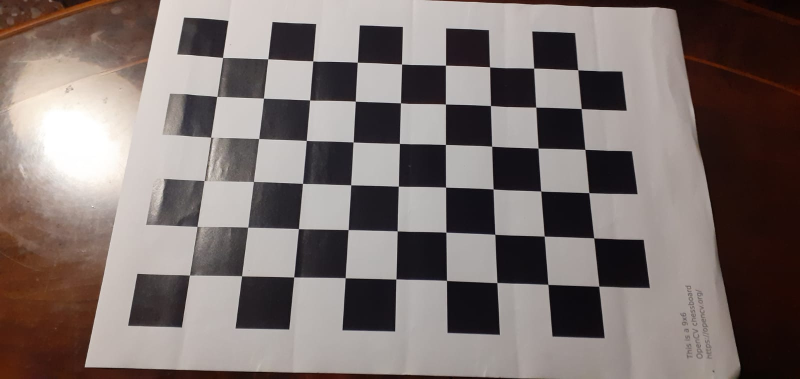
#> input picture mobilePhoneCameraCalibration - copia/calib_1.jpg, 1600 x 758 px (shown at 1/2 size); its folder holds 4 pictures in this run
$ python camera_calibration.py
#> lines starting #> are read from the running program, lines starting #| are printed output that depends on the picture; after the words box and inside, x2 and y2 are one past the last pixel; in counts of white or black regions, pixels touching at a corner belong together
# Camera calibration script


import numpy as np
import cv2 as cv
import glob
import matplotlib.pyplot as plt


# Press the green button in the gutter to run the script.
if __name__ == '__main__':
    # parameters of the camera calibration pattern
    pattern_num_rows = 9
    pattern_num_cols = 6
    pattern_size= (pattern_num_rows, pattern_num_cols)

    #mobile phone cameras can have a very high resolution.
    # It can be reduced to reduce the computing overhead
    image_downsize_factor = 1

    # termination criteria
    criteria = (cv.TERM_CRITERIA_EPS + cv.TERM_CRITERIA_MAX_ITER, 30, 0.001)

    # prepare object points, like (0,0,0), (1,0,0), (2,0,0) ....,(6,5,0)
    objp = np.zeros((pattern_num_rows*pattern_num_cols,3), np.float32)
    objp[:,:2] = np.mgrid[0:pattern_num_rows,0:pattern_num_cols].T.reshape(-1,2)

    # Arrays to store object points and image points from all the images.
    objpoints = [] # 3d point in real world space
    imgpoints = [] # 2d points in image plane.
    images = glob.glob('calib_*.jpg')
    #cv.namedWindow('img', cv.WINDOW_NORMAL)  # Create window with freedom of dimensions
    #cv.resizeWindow('img', 800, 600)
    for fname in images:
        img = cv.imread(fname)
#> img is the input picture: shape (758, 1600, 3); mean B, G, R 110.5, 113.3, 124.2
        img_rows = img.shape[1]
#> img_rows = 1600
        img_cols = img.shape[0]
#> img_cols = 758
        new_img_size = (int(img_rows / image_downsize_factor), int(img_cols / image_downsize_factor))
#> new_img_size = (1600, 758)
        img = cv.resize(img, new_img_size, interpolation = cv.INTER_CUBIC)
        gray = cv.cvtColor(img, cv.COLOR_BGR2GRAY)
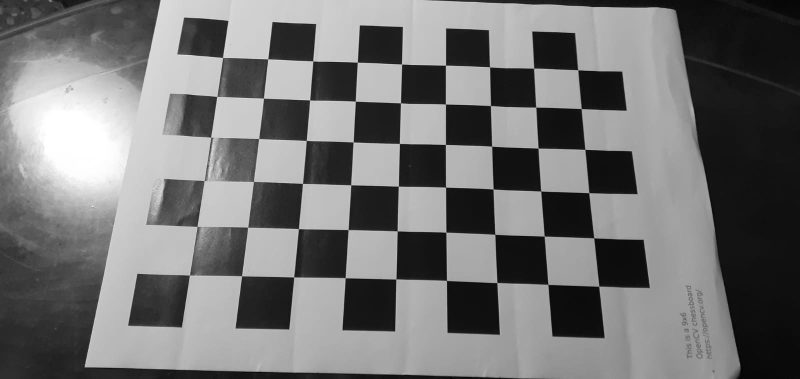
#> gray: shape (758, 1600) (shown at 1/2 size); min 1, max 255, mean 116.2


        print('Processing caliration image:', fname)
        # Find the chess board corners
        ret, corners = cv.findChessboardCorners(gray, pattern_size, None)
#> ret = False; corners = None
        # If found, add object points, image points (after refining them)
        if ret == True:
            objpoints.append(objp)
            corners2 = cv.cornerSubPix(gray,corners, (11,11), (-1,-1), criteria)
            imgpoints.append(corners)
            # Draw and display the corners
            cv.drawChessboardCorners(img, pattern_size, corners2, ret)
            cv.imshow('img', img)
            cv.waitKey(500)
#> pass 2 of the loop `for fname in images:`:
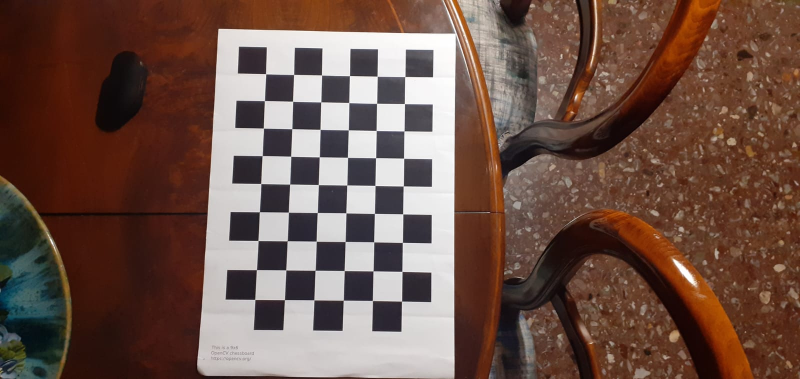
#> input picture mobilePhoneCameraCalibration - copia/calib_2.jpg, 1600 x 758 px (shown at 1/2 size)
#> img is the input picture: shape (758, 1600, 3); mean B, G, R 72.8, 83.1, 109.8
#> `gray = cv.cvtColor(img, cv.COLOR_BGR2GRAY)`:
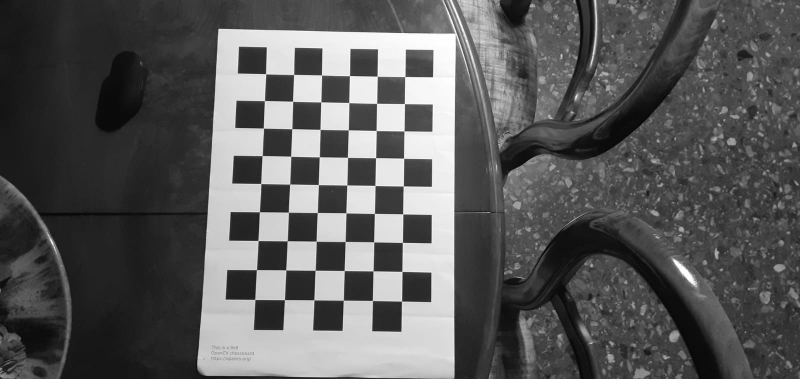
#> gray: shape (758, 1600) (shown at 1/2 size); min 2, max 255, mean 89.9
#> ret = True; corners = 54 rows, first 8: [810.4, 153.5], [809.3, 207.6], [808.5, 262.3], [807.6, 316.7], [807, 372.4], [805.8, 428.1], [805.2, 485.3], [804.4, 543.4]
#> corners2 = 54 rows, first 8: [810.2, 153.6], [809.3, 207.6], [808.5, 262.3], [807.8, 316.8], [806.9, 372.4], [806, 428.3], [805.2, 485.3], [804.4, 543.3]
#> `cv.drawChessboardCorners(img, pattern_size, corners2, ret)`:
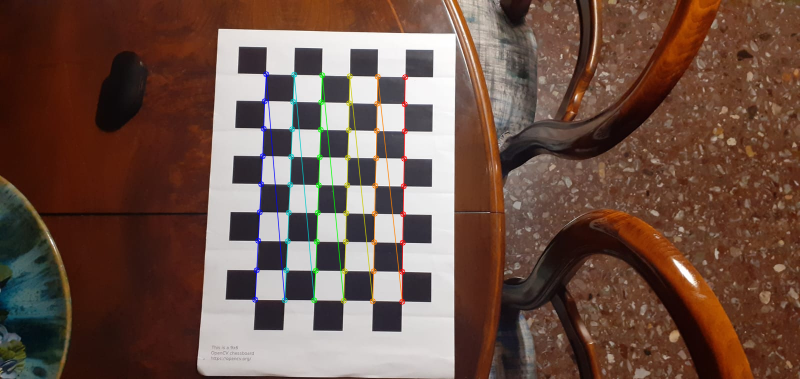
#> img: shape (758, 1600, 3) (shown at 1/2 size); 1.58% of pixels changed, all inside (x1, y1, x2, y2) = (504, 142, 817, 610)
#> pass 3 of the loop `for fname in images:`:
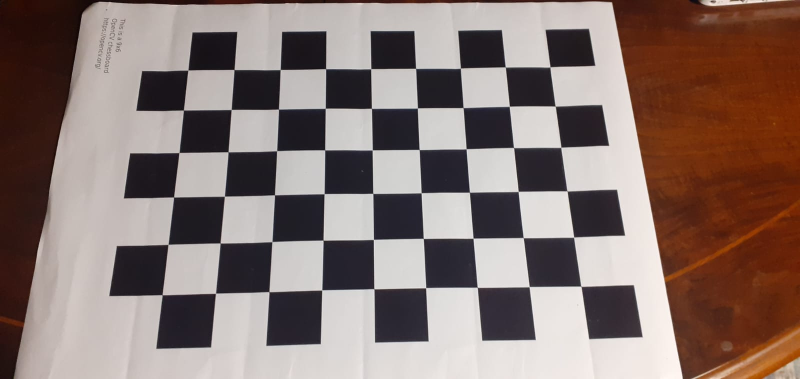
#> input picture mobilePhoneCameraCalibration - copia/calib_3.jpg, 1600 x 758 px (shown at 1/2 size)
#> img is the input picture: shape (758, 1600, 3); mean B, G, R 112.7, 117.9, 135.4
#> `gray = cv.cvtColor(img, cv.COLOR_BGR2GRAY)`:
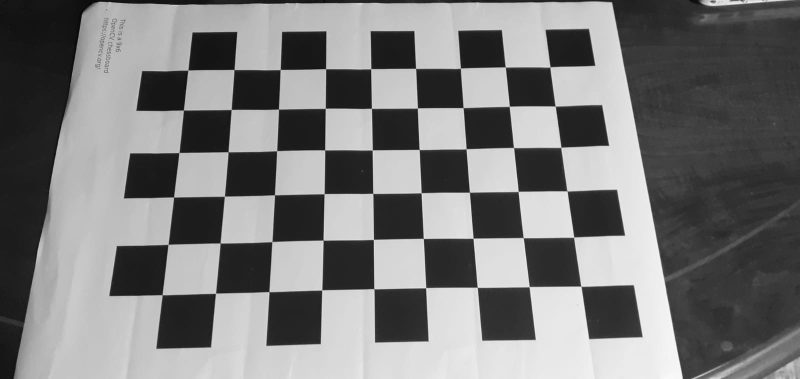
#> gray: shape (758, 1600) (shown at 1/2 size); min 3, max 254, mean 122.5
#> corners = 54 rows, first 8: [1162.5, 573], [1058.8, 573.7], [955.2, 575.2], [851.8, 575.7], [748.3, 578], [644, 580.3], [538.3, 583.6], [431.5, 587]
#> corners2 = 54 rows, first 8: [1162.4, 573], [1058.8, 573.7], [954.9, 575], [851.8, 575.8], [748.3, 578], [644, 580.3], [538.5, 583.8], [431.5, 586.9]
#> `cv.drawChessboardCorners(img, pattern_size, corners2, ret)`:
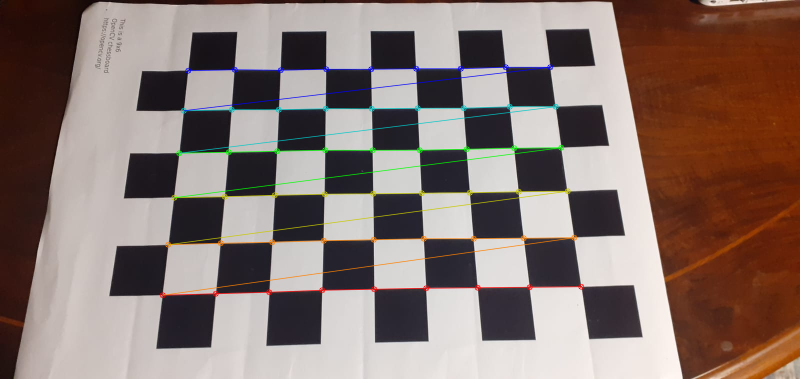
#> img: shape (758, 1600, 3) (shown at 1/2 size); 2.47% of pixels changed, all inside (x1, y1, x2, y2) = (319, 128, 1169, 597)
#> the loop made 4 passes; the first 3 are shown
    # See PyCharm help at https://www.jetbrains.com/help/pycharm/

    #initial_distortion = np.zeros((1, 5))
    #initial_K = np.eye(3)
    ret, mtx, dist, rvecs, tvecs = cv.calibrateCamera(objpoints, imgpoints, gray.shape[::-1], None, None, flags=(cv.CALIB_ZERO_TANGENT_DIST))

    # reprojection error for the calibration images
    mean_error = 0
    for i in range(len(objpoints)):
        imgpoints2, _ = cv.projectPoints(objpoints[i], rvecs[i], tvecs[i], mtx, dist)
        error = cv.norm(imgpoints[i], imgpoints2, cv.NORM_L2) / len(imgpoints2)
        mean_error += error
    print("total error: {}".format(mean_error / len(objpoints)))

    print('The calibartion matrix is')
    print(mtx)
    print('The radial distortion parameters are')
    print(dist)

    # undistorting the images
    print('Undistoring the images')
    images = glob.glob('col_*.jpg')
    for fname in images:
        img = cv.imread(fname)
        img_rows = img.shape[1]
        img_cols = img.shape[0]
        new_img_size = (int(img_rows / image_downsize_factor), int(img_cols / image_downsize_factor))
        img = cv.resize(img,new_img_size, interpolation = cv.INTER_CUBIC)
        gray = cv.cvtColor(img, cv.COLOR_BGR2GRAY)
        print(fname)
        undist_image = cv.undistort(img, mtx, dist)
        cv.imshow(fname, undist_image)
        cv.imwrite('undistorted_' + fname, undist_image) # Save the undistorted

    cv.waitKey(0)
